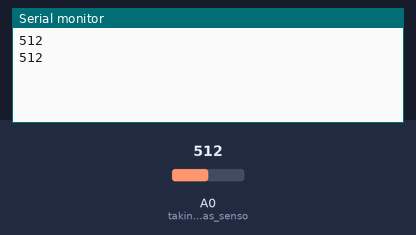
Recording of a sketch running on a simulated Arduino Uno, built with avr-gcc and run on an emulated ATmega328P. On the bench: the last lines printed to the serial monitor. The inputs (shaded band) are chosen by the test bench; at power-on: A0 (taking_input_of_gas_senso) = 512.

Above: at 2.8 s.
2.9 s: A0 (taking_input_of_gas_senso) set to 716
At 5.2 s:
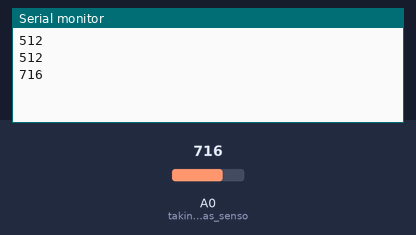
5.6 s: A0 (taking_input_of_gas_senso) set to 900
At 6.7 s:
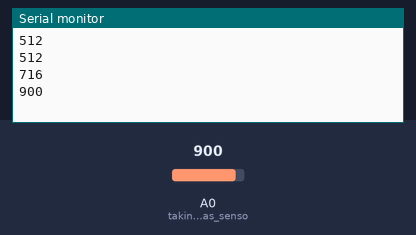
Timing chart, 0 to 8.6 s (numbered marks = the images above; inputs shaded):
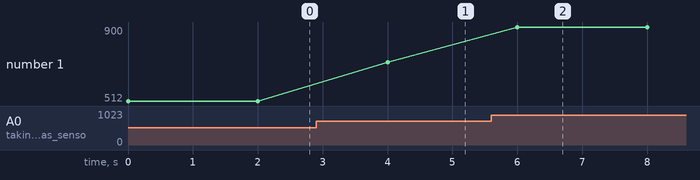

Measured:
- after the input at 2.9 s, the serial monitor: prints a new line after 1.1 s (image 1)
- after the input at 5.6 s, the serial monitor: prints a new line after 0.40 s (image 2)
- plotted number 1: 512 → 716 after the input at 2.9 s, 716 → 900 after the input at 5.6 s

The sketch:

arduino_code.ino
```cpp
int x; //  declaring a variable


void setup() {
  // put your setup code here, to run once:


   pinMode(A0,INPUT);   //taking input of gas sensor on A0 pin

   Serial.begin(9600);

}

void loop() {
  // put your main code here, to run repeatedly:

    x=analogRead(A0);  // reading input which appears on pin A0
    Serial.println(x); //printing value of sensor on serial monitor
    delay(2000);        // delay of 2 mili second
}
```
